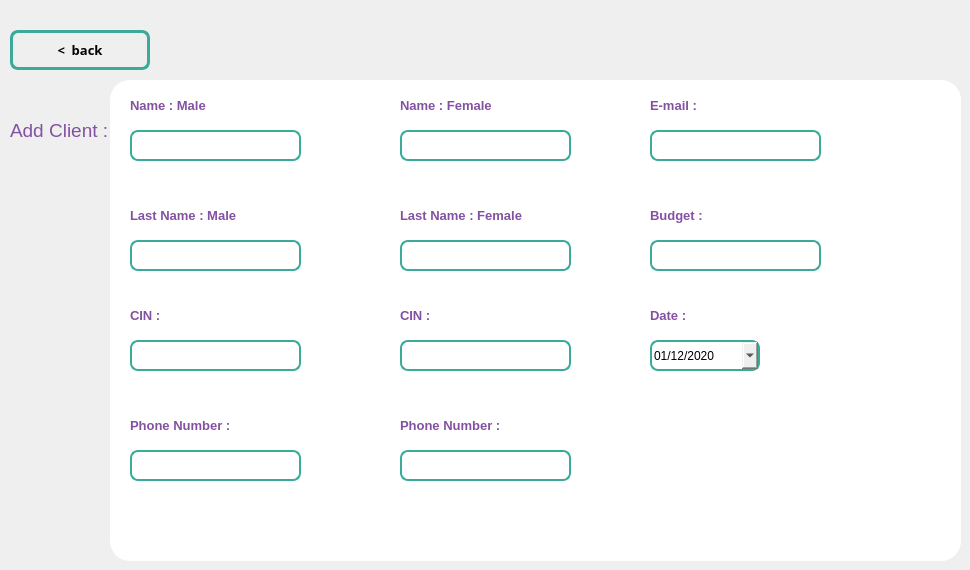
    <widget class="QWidget" name="add_marriage">
     <widget class="QGroupBox" name="groupBox_3">
      <property name="geometry">
       <rect>
        <x>110</x>
        <y>80</y>
        <width>851</width>
        <height>481</height>
       </rect>
      </property>
      <property name="font">
       <font>
        <pointsize>15</pointsize>
       </font>
      </property>
      <property name="styleSheet">
       <string notr="true">QGroupBox{
	border: 2px solid rgb(255,255,255);
	border-radius: 20px;
	background-color: #FFF;
}



</string>
      </property>
      <property name="title">
       <string/>
      </property>
      <widget class="QPushButton" name="add_2">
       <property name="geometry">
        <rect>
         <x>700</x>
         <y>430</y>
         <width>111</width>
         <height>31</height>
        </rect>
       </property>
       <property name="styleSheet">
        <string notr="true">#add_2 {
background-color: transparent;
border-image: url(:add.png);
background: none;
border: none;
background-repeat: none;
}
#add_2:pressed
{
   border-image: url(:add.png);
}</string>
       </property>
       <property name="text">
        <string/>
       </property>
      </widget>
      <widget class="QPushButton" name="cancel_2">
       <property name="geometry">
        <rect>
         <x>510</x>
         <y>430</y>
         <width>111</width>
         <height>31</height>
        </rect>
       </property>
       <property name="styleSheet">
        <string notr="true">#cancel_2 {
background-color: transparent;
border-image: url(:cancel.png);
background: none;
border: none;
background-repeat: none;
}
#cancel_2:pressed
{
   border-image: url(:cancel.png);
}</string>
       </property>
       <property name="text">
        <string/>
       </property>
      </widget>
      <widget class="QLabel" name="label_12">
       <property name="geometry">
        <rect>
         <x>540</x>
         <y>10</y>
         <width>138</width>
         <height>31</height>
        </rect>
       </property>
       <property name="font">
        <font>
         <pointsize>10</pointsize>
         <weight>75</weight>
         <bold>true</bold>
        </font>
       </property>
       <property name="text">
        <string>&lt;html&gt;&lt;head/&gt;&lt;body&gt;&lt;p&gt;&lt;span style=&quot; color:#8351a1;&quot;&gt;E-mail :&lt;/span&gt;&lt;/p&gt;&lt;/body&gt;&lt;/html&gt;</string>
       </property>
      </widget>
      <widget class="QLabel" name="label_2">
       <property name="geometry">
        <rect>
         <x>20</x>
         <y>120</y>
         <width>138</width>
         <height>31</height>
        </rect>
       </property>
       <property name="font">
        <font>
         <pointsize>10</pointsize>
         <weight>75</weight>
         <bold>true</bold>
        </font>
       </property>
       <property name="text">
        <string>&lt;html&gt;&lt;head/&gt;&lt;body&gt;&lt;p&gt;&lt;span style=&quot; color:#8351a1;&quot;&gt;Last Name : Male&lt;/span&gt;&lt;/p&gt;&lt;/body&gt;&lt;/html&gt;</string>
       </property>
      </widget>
      <widget class="QLineEdit" name="phone_female">
       <property name="geometry">
        <rect>
         <x>290</x>
         <y>370</y>
         <width>171</width>
         <height>31</height>
        </rect>
       </property>
       <property name="styleSheet">
        <string notr="true">QLineEdit{
	border: 2px solid rgb(60,170,153);
	border-radius: 8px;
}

QLineEdit:hover{
	border: 2px solid rgb(60,170,153);
}

QLineEdit:focused{
	border: 2px solid rgb(60,170,153);
}</string>
       </property>
       <property name="maxLength">
        <number>8</number>
       </property>
      </widget>
      <widget class="QLabel" name="label_9">
       <property name="geometry">
        <rect>
         <x>540</x>
         <y>120</y>
         <width>138</width>
         <height>31</height>
        </rect>
       </property>
       <property name="font">
        <font>
         <pointsize>10</pointsize>
         <weight>75</weight>
         <bold>true</bold>
        </font>
       </property>
       <property name="text">
        <string>&lt;html&gt;&lt;head/&gt;&lt;body&gt;&lt;p&gt;&lt;span style=&quot; color:#8351a1;&quot;&gt;Budget :&lt;/span&gt;&lt;/p&gt;&lt;/body&gt;&lt;/html&gt;</string>
       </property>
      </widget>
      <widget class="QLabel" name="label_7">
       <property name="geometry">
        <rect>
         <x>20</x>
         <y>330</y>
         <width>138</width>
         <height>31</height>
        </rect>
       </property>
       <property name="font">
        <font>
         <pointsize>10</pointsize>
         <weight>75</weight>
         <bold>true</bold>
        </font>
       </property>
       <property name="styleSheet">
        <string notr="true"/>
       </property>
       <property name="text">
        <string>&lt;html&gt;&lt;head/&gt;&lt;body&gt;&lt;p&gt;&lt;span style=&quot; color:#8351a1;&quot;&gt;Phone Number :&lt;/span&gt;&lt;/p&gt;&lt;/body&gt;&lt;/html&gt;</string>
       </property>
      </widget>
      <widget class="QLabel" name="label_3">
       <property name="geometry">
        <rect>
         <x>20</x>
         <y>220</y>
         <width>138</width>
         <height>31</height>
        </rect>
       </property>
       <property name="font">
        <font>
         <pointsize>10</pointsize>
         <weight>75</weight>
         <bold>true</bold>
        </font>
       </property>
       <property name="toolTip">
        <string>&lt;html&gt;&lt;head/&gt;&lt;body&gt;&lt;p&gt;&lt;span style=&quot; font-style:italic; color:#8351a1;&quot;&gt;CIN :&lt;/span&gt;&lt;/p&gt;&lt;/body&gt;&lt;/html&gt;</string>
       </property>
       <property name="text">
        <string>&lt;html&gt;&lt;head/&gt;&lt;body&gt;&lt;p&gt;&lt;span style=&quot; color:#8351a1;&quot;&gt;CIN :&lt;/span&gt;&lt;/p&gt;&lt;/body&gt;&lt;/html&gt;</string>
       </property>
      </widget>
      <widget class="QLabel" name="label_8">
       <property name="geometry">
        <rect>
         <x>290</x>
         <y>330</y>
         <width>138</width>
         <height>31</height>
        </rect>
       </property>
       <property name="font">
        <font>
         <pointsize>10</pointsize>
         <weight>75</weight>
         <bold>true</bold>
        </font>
       </property>
       <property name="text">
        <string>&lt;html&gt;&lt;head/&gt;&lt;body&gt;&lt;p&gt;&lt;span style=&quot; color:#8351a1;&quot;&gt;Phone Number :&lt;/span&gt;&lt;/p&gt;&lt;/body&gt;&lt;/html&gt;</string>
       </property>
      </widget>
      <widget class="QLineEdit" name="male_name">
       <property name="enabled">
        <bool>true</bool>
       </property>
       <property name="geometry">
        <rect>
         <x>20</x>
         <y>50</y>
         <width>171</width>
         <height>31</height>
        </rect>
       </property>
       <property name="styleSheet">
        <string notr="true">QLineEdit{
	border: 2px solid rgb(60,170,153);
	border-radius: 8px;
}

QLineEdit:hover{
	border: 2px solid rgb(60,170,153);
}

QLineEdit:focused{
	border: 2px solid rgb(60,170,153);
}</string>
       </property>
      </widget>
      <widget class="QLabel" name="label_6">
       <property name="geometry">
        <rect>
         <x>290</x>
         <y>120</y>
         <width>138</width>
         <height>31</height>
        </rect>
       </property>
       <property name="font">
        <font>
         <pointsize>10</pointsize>
         <weight>75</weight>
         <bold>true</bold>
        </font>
       </property>
       <property name="text">
        <string>&lt;html&gt;&lt;head/&gt;&lt;body&gt;&lt;p&gt;&lt;span style=&quot; color:#8351a1;&quot;&gt;Last Name : Female&lt;/span&gt;&lt;/p&gt;&lt;/body&gt;&lt;/html&gt;</string>
       </property>
      </widget>
      <widget class="QLineEdit" name="male_last_name">
       <property name="geometry">
        <rect>
         <x>20</x>
         <y>160</y>
         <width>171</width>
         <height>31</height>
        </rect>
       </property>
       <property name="styleSheet">
        <string notr="true">QLineEdit{
	border: 2px solid rgb(60,170,153);
	border-radius: 8px;
}

QLineEdit:hover{
	border: 2px solid rgb(60,170,153);
}

QLineEdit:focused{
	border: 2px solid rgb(60,170,153);
}</string>
       </property>
      </widget>
      <widget class="QLabel" name="label_4">
       <property name="geometry">
        <rect>
         <x>20</x>
         <y>10</y>
         <width>138</width>
         <height>31</height>
        </rect>
       </property>
       <property name="font">
        <font>
         <pointsize>10</pointsize>
         <weight>75</weight>
         <bold>true</bold>
        </font>
       </property>
       <property name="text">
        <string>&lt;html&gt;&lt;head/&gt;&lt;body&gt;&lt;p&gt;&lt;span style=&quot; color:#8351a1;&quot;&gt;Name : Male&lt;/span&gt;&lt;/p&gt;&lt;/body&gt;&lt;/html&gt;</string>
       </property>
      </widget>
      <widget class="QLabel" name="label_10">
       <property name="geometry">
        <rect>
         <x>540</x>
         <y>220</y>
         <width>138</width>
         <height>31</height>
        </rect>
       </property>
       <property name="font">
        <font>
         <pointsize>10</pointsize>
         <weight>75</weight>
         <bold>true</bold>
        </font>
       </property>
       <property name="text">
        <string>&lt;html&gt;&lt;head/&gt;&lt;body&gt;&lt;p&gt;&lt;span style=&quot; color:#8351a1;&quot;&gt;Date :&lt;/span&gt;&lt;/p&gt;&lt;/body&gt;&lt;/html&gt;</string>
       </property>
      </widget>
      <widget class="QLabel" name="label_5">
       <property name="geometry">
        <rect>
         <x>290</x>
         <y>10</y>
         <width>138</width>
         <height>31</height>
        </rect>
       </property>
       <property name="font">
        <font>
         <pointsize>10</pointsize>
         <weight>75</weight>
         <bold>true</bold>
        </font>
       </property>
       <property name="text">
        <string>&lt;html&gt;&lt;head/&gt;&lt;body&gt;&lt;p&gt;&lt;span style=&quot; color:#8351a1;&quot;&gt;Name : Female&lt;/span&gt;&lt;/p&gt;&lt;/body&gt;&lt;/html&gt;</string>
       </property>
      </widget>
      <widget class="QLineEdit" name="phone_male">
       <property name="geometry">
        <rect>
         <x>20</x>
         <y>370</y>
         <width>171</width>
         <height>31</height>
        </rect>
       </property>
       <property name="styleSheet">
        <string notr="true">QLineEdit{
	border: 2px solid rgb(60,170,153);
	border-radius: 8px;
}

QLineEdit:hover{
	border: 2px solid rgb(60,170,153);
}

QLineEdit:focused{
	border: 2px solid rgb(60,170,153);
}</string>
       </property>
       <property name="maxLength">
        <number>8</number>
       </property>
      </widget>
      <widget class="QLabel" name="label_11">
       <property name="geometry">
        <rect>
         <x>290</x>
         <y>220</y>
         <width>138</width>
         <height>31</height>
        </rect>
       </property>
       <property name="font">
        <font>
         <pointsize>10</pointsize>
         <weight>75</weight>
         <bold>true</bold>
        </font>
       </property>
       <property name="text">
        <string>&lt;html&gt;&lt;head/&gt;&lt;body&gt;&lt;p&gt;&lt;span style=&quot; color:#8351a1;&quot;&gt;CIN :&lt;/span&gt;&lt;/p&gt;&lt;/body&gt;&lt;/html&gt;</string>
       </property>
      </widget>
      <widget class="QLineEdit" name="male_cin">
       <property name="geometry">
        <rect>
         <x>20</x>
         <y>260</y>
         <width>171</width>
         <height>31</height>
        </rect>
       </property>
       <property name="styleSheet">
        <string notr="true">QLineEdit{
	border: 2px solid rgb(60,170,153);
	border-radius: 8px;
}

QLineEdit:hover{
	border: 2px solid rgb(60,170,153);
}

QLineEdit:focused{
	border: 2px solid rgb(60,170,153);
}</string>
       </property>
       <property name="maxLength">
        <number>8</number>
       </property>
      </widget>
      <widget class="QLineEdit" name="female_cin">
       <property name="geometry">
        <rect>
         <x>290</x>
         <y>260</y>
         <width>171</width>
         <height>31</height>
        </rect>
       </property>
       <property name="styleSheet">
        <string notr="true">QLineEdit{
	border: 2px solid rgb(60,170,153);
	border-radius: 8px;
}

QLineEdit:hover{
	border: 2px solid rgb(60,170,153);
}

QLineEdit:focused{
	border: 2px solid rgb(60,170,153);
}</string>
       </property>
       <property name="maxLength">
        <number>8</number>
       </property>
      </widget>
      <widget class="QLineEdit" name="female_last_name">
       <property name="geometry">
        <rect>
         <x>290</x>
         <y>160</y>
         <width>171</width>
         <height>31</height>
        </rect>
       </property>
       <property name="styleSheet">
        <string notr="true">QLineEdit{
	border: 2px solid rgb(60,170,153);
	border-radius: 8px;
}

QLineEdit:hover{
	border: 2px solid rgb(60,170,153);
}

QLineEdit:focused{
	border: 2px solid rgb(60,170,153);
}</string>
       </property>
      </widget>
      <widget class="QLineEdit" name="female_name">
       <property name="enabled">
        <bool>true</bool>
       </property>
       <property name="geometry">
        <rect>
         <x>290</x>
         <y>50</y>
         <width>171</width>
         <height>31</height>
        </rect>
       </property>
       <property name="styleSheet">
        <string notr="true">QLineEdit{
	border: 2px solid rgb(60,170,153);
	border-radius: 8px;
}

QLineEdit:hover{
	border: 2px solid rgb(60,170,153);
}

QLineEdit:focused{
	border: 2px solid rgb(60,170,153);
}</string>
       </property>
      </widget>
      <widget class="QLineEdit" name="budget">
       <property name="geometry">
        <rect>
         <x>540</x>
         <y>160</y>
         <width>171</width>
         <height>31</height>
        </rect>
       </property>
       <property name="styleSheet">
        <string notr="true">QLineEdit{
	border: 2px solid rgb(60,170,153);
	border-radius: 8px;
}

QLineEdit:hover{
	border: 2px solid rgb(60,170,153);
}

QLineEdit:focused{
	border: 2px solid rgb(60,170,153);
}</string>
       </property>
       <property name="maxLength">
        <number>5</number>
       </property>
      </widget>
      <widget class="QLineEdit" name="email">
       <property name="geometry">
        <rect>
         <x>540</x>
         <y>50</y>
         <width>171</width>
         <height>31</height>
        </rect>
       </property>
       <property name="styleSheet">
        <string notr="true">QLineEdit{
	border: 2px solid rgb(60,170,153);
	border-radius: 8px;
}

QLineEdit:hover{
	border: 2px solid rgb(60,170,153);
}

QLineEdit:focused{
	border: 2px solid rgb(60,170,153);
}</string>
       </property>
      </widget>
      <widget class="QDateEdit" name="marriage_date">
       <property name="geometry">
        <rect>
         <x>540</x>
         <y>260</y>
         <width>110</width>
         <height>31</height>
        </rect>
       </property>
       <property name="styleSheet">
        <string notr="true">QDateEdit{
	border: 2px solid rgb(60,170,153);
	border-radius: 8px;
}

QDateEdit:hover{
	border: 2px solid rgb(60,170,153);
}

QDateEdit:focused{
	border: 2px solid rgb(60,170,153);
}</string>
       </property>
       <property name="maximumDateTime">
        <datetime>
         <hour>23</hour>
         <minute>59</minute>
         <second>59</second>
         <year>2030</year>
         <month>12</month>
         <day>31</day>
        </datetime>
       </property>
       <property name="minimumDateTime">
        <datetime>
         <hour>0</hour>
         <minute>0</minute>
         <second>0</second>
         <year>2020</year>
         <month>12</month>
         <day>1</day>
        </datetime>
       </property>
       <property name="displayFormat">
        <string>dd/MM/yyyy</string>
       </property>
       <property name="calendarPopup">
        <bool>true</bool>
       </property>
      </widget>
     </widget>
     <widget class="QPushButton" name="pushButton">
      <property name="geometry">
       <rect>
        <x>10</x>
        <y>30</y>
        <width>140</width>
        <height>40</height>
       </rect>
      </property>
      <property name="font">
       <font>
        <family>Old Antic Bold</family>
        <pointsize>10</pointsize>
        <weight>75</weight>
        <italic>false</italic>
        <bold>true</bold>
        <underline>false</underline>
       </font>
      </property>
      <property name="styleSheet">
       <string notr="true">QPushButton{
	border: 3px solid rgb(60,170,153);
	border-radius: 8px;


}

QPushButton:hover{
	border: 3px solid rgb(60,170,153);
}

QPushButton:focused{
	border: 3px solid rgb(60,170,153);
	color: #A0A0A0;
}</string>
      </property>
      <property name="text">
       <string>&lt;  back</string>
      </property>
     </widget>
     <widget class="QLabel" name="label_13">
      <property name="geometry">
       <rect>
        <x>10</x>
        <y>110</y>
        <width>101</width>
        <height>41</height>
       </rect>
      </property>
      <property name="font">
       <font>
        <pointsize>14</pointsize>
       </font>
      </property>
      <property name="styleSheet">
       <string notr="true">QLabel {
 color : rgb (139,86,163);
}</string>
      </property>
      <property name="text">
       <string>&lt;html&gt;&lt;head/&gt;&lt;body&gt;&lt;p&gt;&lt;span style=&quot; color:#8351a1;&quot;&gt;Add Client :&lt;/span&gt;&lt;/p&gt;&lt;/body&gt;&lt;/html&gt;</string>
      </property>
     </widget>
    </widget>
